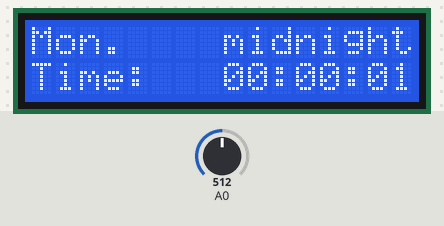
Bench run of a sketch on a simulated Arduino Uno, built with avr-gcc and run on an emulated ATmega328P. Shown: 16×2 character LCD. Inputs (shaded band) come from the test bench; at power-on: A0 = 512.

Above: at 1.2 s.
1.3 s: A0 set to 583
3.6 s: A0 set to 612
At 3.86 s:
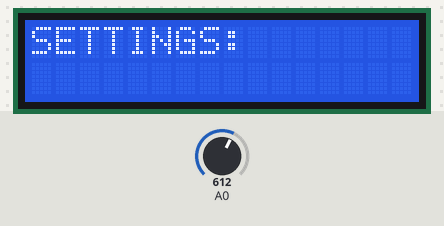
At 4.68 s:
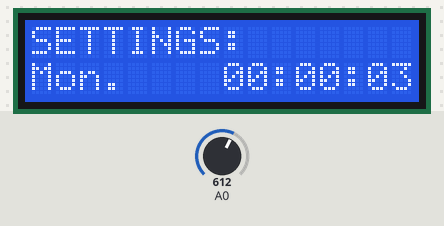
6.0 s: A0 set to 511
At 7.8 s:
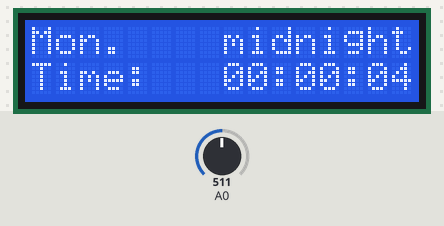
Timing chart, 0 to 9.3 s (numbered marks = the images above; inputs shaded):
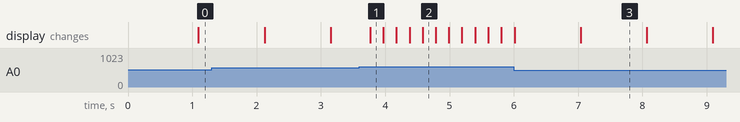

Measured:
- the behaviour switches between 599 and 600 on A0 (found by bisection; images 0 and 1)
- after the input at 3.6 s, the display: changes after 0.17 s (image 1)
- what the display in image 3 shows lasts 1.1 s, from 7.0 s to 8.1 s

The sketch:

clock..ino
```cpp
//###############################################################################
// Schedule clock - Ïðîñòûå ÷àñû ñ èñïîëüçîâàíèåì ArduCristal
// Created by V.S.Ignatenko
//###############################################################################
#include <LiquidCrystal.h>
//===============================================================================
LiquidCrystal lcd(8, 9, 4, 5, 6, 7);
//-------------------------------------------------------------------------------
#define btnRIGHT  0
#define btnUP     1
#define btnDOWN   2
#define btnLEFT   3
#define btnSELECT 4
#define btnNONE   5
//-------------------------------------------------------------------------------
unsigned long 	millist	= 0;
int 			hour	= 0;
int 			minute	= 0;
int 			second	= 0;
int 			day_ard	= 1;
int 			str_menu = 0;	// 0 = second, 1 =  minute, 2 = hour, 3 = day
boolean 		menu_b	= false;
//###############################################################################
void setup() {
	lcd.begin(16, 2);
	lcd.setCursor(0,0);
}
//###############################################################################
void loop() {
	menu();
	lcd.setCursor(0, 0);
	String day_name = day();
	lcd.print(day_name);
	String day_inf = info_day();
	if (day_inf.length() + day_name.length() >= 15) {
		lcd.setCursor(3, 0);
		lcd.print(".     ");
	}
	lcd.print("     ");
	lcd.setCursor(16 - day_inf.length(), 0);
	lcd.print(day_inf);
	lcd.setCursor(0, 1);
	inc_time();
	lcd.print("Time:   ");
	lcd.print(time());
	delay(200);
}
//###############################################################################
//===============================================================================
void inc_time() {
	if (millis() < millist) millist = millis() + 200;
	int plus = (millis() - millist) / 1000;
	millist += plus * 1000;
	second += plus;
	time_control();
}
//===============================================================================
void time_control() {
	if(second >= 60) {
		second -= 60;
		minute++;
		if(minute >= 60) {
			minute -= 60;
			hour++;
			if(hour >= 24) {
				hour -= 24;
				day_ard++;
				if(day_ard > 7) day_ard -= 7;
			}
		}
	}
}
//===============================================================================
String time() {
	String result = "";
	if(hour < 10) result += '0';
	result += String(hour) + ':';
	if(minute < 10) result += '0';
	result += String(minute) + ':';
	if(second < 10) result += '0';
	result += String(second);
	return result;
}
//===============================================================================
String day() {
	String result;
	switch(day_ard) {
		case 1:	result = "Mon.";	break;
		case 2:	result = "Tue.";	break;
		case 3:	result = "Wed.";	break;
		case 4:	result = "Thu.";	break;
		case 5:	result = "Fri.";	break;
		case 6:	result = "Sat.";	break;
		case 7:	result = "Sun.";	break;
	}
	return result;
}
//===============================================================================
String info_day() {
	String result;
	if(hour >= 5 && hour < 12) 			result = "morning";
	else if(hour >= 12 && hour < 13) 	result = "noon";
	else if(hour >= 13 && hour < 18) 	result = "afternoon";
	else if(hour >= 18 && hour < 22) 	result = "evening";
	else if(hour >= 22 && hour < 24) 	result = "night";
	else if(hour == 0) 					result = "midnight";
	else if(hour >= 1 && hour < 5) 		result = "late night";
	return result;
}
//--- Ìîäèôèêàöèÿ ïî ýëåìåíòàì ðàñïîðÿäêà äíÿ ------------------------------------
/*
String info_day() {
	String result;
	if		(hour == 7 && minute == 0 && minute < 5)	result = "Awakening";
	else if	(hour == 7 && minute == 5 && minute < 20)  	result = "Gymnastics";
	else if	(hour == 7 && minute == 20 && minute < 30) 	result = "Washing";
	else if	(hour == 7 && minute == 30 && minute < 59) 	result = "Breakfast";
	else if	(hour >= 8 && hour < 13)                   	result = "Lessons";
	else if	(hour >= 14 && hour < 15)			  		result = "Dinner";
	else if	(hour >= 15 && hour < 16)			  		result = "Recreation";
	else if	(hour >= 16 && hour < 19)                  	result = "Tasks";
	else if	(hour >= 19 && hour < 22)                  	result = "Hobbies";
	else if	(hour >= 22 && hour < 23)                  	result = "Go to bed";
	else if	(hour >= 23 && hour < 7)                   	result = "Sleeping";
	return result;
}

*/
//=== ×òåíèå çíà÷åíèÿ íàæàòîé êíîïêè ============================================
/*
 ÂÍÈÌÀÍÈÅ! Âîçìîæíî áóäåò íåîáõîäèìî ïðåäâàðèòåëüíî èçìåíèòü ïîðîãîâûå çíà÷åíèÿ
 adc_key_in äëÿ êàæäîé êíîïêè ñ ïîìîùüþ ïðîãðàììû ArduCristal_Test.ino
*/
int read_LCD_buttons() {
	int adc_key_in = analogRead(0);
	if (adc_key_in > 1000) return btnNONE;
	if (adc_key_in < 60)   return btnRIGHT;
	if (adc_key_in < 200)  return btnUP;
	if (adc_key_in < 400)  return btnDOWN;
	if (adc_key_in < 600)  return btnLEFT;
	if (adc_key_in < 800)  return btnSELECT;
	return btnNONE;
}
//=== Óñòàíîâêè ==================================================================
boolean settings() {
	int lcd_key = read_LCD_buttons();
	lcd.setCursor(0, 0);
	lcd.setCursor(0, 1);
	lcd.print(day());
	lcd.setCursor(3, 1);
	lcd.print(".    ");
	lcd.print(time());
	while(menu_b && lcd_key == btnNONE) {
		lcd_key = read_LCD_buttons();
	}
	switch (lcd_key) {
		case btnRIGHT:	if(str_menu > 0) str_menu--; Prn_menu ();	break;
		case btnLEFT:	if(str_menu < 3) str_menu++; Prn_menu ();	break;
		case btnUP:
			switch(str_menu) {
				case 0: second++; break;
				case 1: minute++; break;
				case 2: hour++; break;
				case 3: day_ard++; break;
			}
			break;
		case btnDOWN:
			switch(str_menu) {
				case 0: second--; break;
				case 1: minute--; break;
				case 2: hour--; break;
				case 3: day_ard--; break;
			}
			break;
		case btnSELECT:
			menu_b = !menu_b;
			if(menu_b) {
				lcd.clear();
				lcd.setCursor(0, 0);
				lcd.print("SETTINGS  ");
				settings();
			}
			else {
				delay(200);
				return false;
			}
			break;
	}
	time_control();
	delay(200);
	return true;
}
//=== Ìåíþ ======================================================================
void menu() {
	if(!menu_b) {
		if(read_LCD_buttons() == btnSELECT) {
			lcd.clear();
			lcd.setCursor(0, 0);
			lcd.print("SETTINGS: ");
			menu_b = !menu_b;
			delay(200);
		}
		else return;
	}
	while(settings());
	millist = millis();
}
//===============================================================================
void Prn_menu () {
	lcd.setCursor(11, 0);
	switch(str_menu) {
		case 0: lcd.print("Sec. "); break;
		case 1: lcd.print("Min. "); break;
		case 2: lcd.print("Hour."); break;
		case 3: lcd.print("Day. "); break;
	}
}
```
